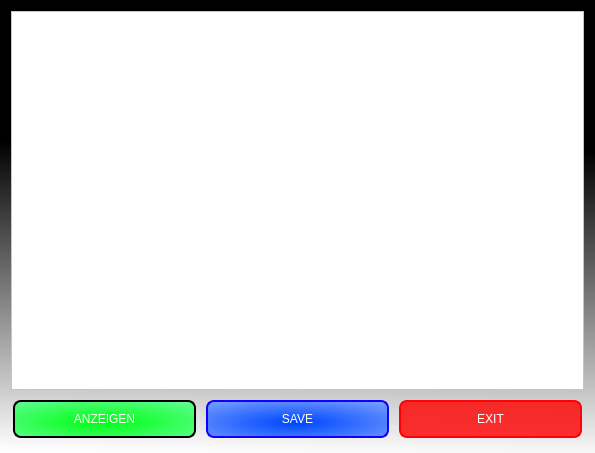
<?xml version="1.0" encoding="UTF-8"?>
<ui version="4.0">
 <class>bearbeiten</class>
 <widget class="QDialog" name="bearbeiten">
  <property name="geometry">
   <rect>
    <x>0</x>
    <y>0</y>
    <width>595</width>
    <height>453</height>
   </rect>
  </property>
  <property name="windowTitle">
   <string>Dialog</string>
  </property>
  <property name="styleSheet">
   <string notr="true">
background-color: qlineargradient(spread:pad, x1:0.147727, y1:0.313, x2:0.131, y2:1, stop:0 rgba(0, 0, 0, 255), stop:1 rgba(255, 255, 255, 255));</string>
  </property>
  <layout class="QGridLayout" name="gridLayout">
   <item row="1" column="2">
    <widget class="QPushButton" name="pushButton_Exit">
     <property name="styleSheet">
      <string notr="true">background-color: qradialgradient(spread:pad, cx:0.472, cy:0.562545, radius:2, fx:0.465909, fy:0.557, stop:0.397727 rgba(255, 0, 0, 205), stop:1 rgba(255, 255, 255, 255));
font: 8pt &quot;Elephant&quot;;
color: #ffffff;
border: 2px solid #ff0004;
 padding: 10px;
  text-align: center;
  text-decoration: none;
  display: inline-block;
  font-size: 12px;
  margin: 4px 2px;
cursor: pointer;
border-radius: 8px;
font: 8pt &quot;Elephant&quot;;</string>
     </property>
     <property name="text">
      <string>EXIT</string>
     </property>
    </widget>
   </item>
   <item row="1" column="1">
    <widget class="QPushButton" name="pushButton_Save">
     <property name="styleSheet">
      <string notr="true">font: 8pt &quot;Elephant&quot;;
color: rgb(255, 255, 255);
background-color: qradialgradient(spread:reflect, cx:0.488636, cy:0.608, radius:1.592, fx:0.488682, fy:0.602, stop:0.0113636 rgba(0, 72, 255, 255), stop:0.988636 rgba(255, 255, 255, 255));
 border: 2px solid #1100ff;
 padding: 10px;
  text-align: center;
  text-decoration: none;
  display: inline-block;
  font-size: 12px;
  margin: 4px 2px;
cursor: pointer;
border-radius: 8px;
font: 8pt &quot;Elephant&quot;;</string>
     </property>
     <property name="text">
      <string>SAVE</string>
     </property>
    </widget>
   </item>
   <item row="1" column="0">
    <widget class="QPushButton" name="pushButton_anzeigen">
     <property name="styleSheet">
      <string notr="true">
background-color: qradialgradient(spread:reflect, cx:0.477682, cy:0.586, radius:1.325, fx:0.488682, fy:0.58, stop:0.0170455 rgba(0, 255, 21, 255), stop:1 rgba(170, 255, 255, 214));
font: 8pt &quot;Elephant&quot;;
color:#ffffff;
 border: 2px solid #00ff00;
border-color:#000000;
 padding: 10px;
  text-align: center;
  text-decoration: none;
  display: inline-block;
  font-size: 12px;
  margin: 4px 2px;
cursor: pointer;
border-radius: 8px;</string>
     </property>
     <property name="text">
      <string>ANZEIGEN</string>
     </property>
    </widget>
   </item>
   <item row="0" column="0" colspan="3">
    <widget class="QPlainTextEdit" name="plainTextEdit">
     <property name="styleSheet">
      <string notr="true">background-color: rgb(255, 255, 255);</string>
     </property>
    </widget>
   </item>
  </layout>
 </widget>
 <resources/>
 <connections/>
</ui>
